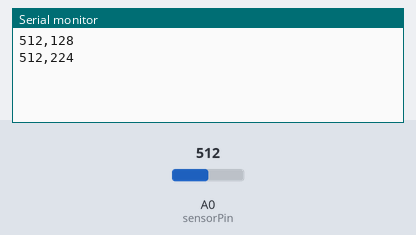
A sketch run on a simulated Arduino Uno, built with avr-gcc and run on an emulated ATmega328P. Parts: the last lines printed to the serial monitor. The inputs (shaded band) are chosen by the test bench; at power-on: A0 (sensorPin) = 512.

Above: at 1.8 s.
1.9 s: A0 (sensorPin) set to 716
At 2.8 s:
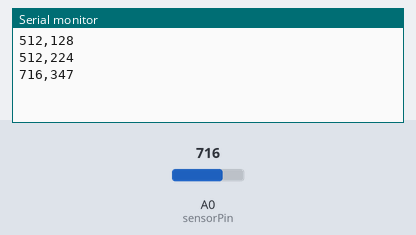
3.4 s: A0 (sensorPin) set to 900
At 4.8 s:
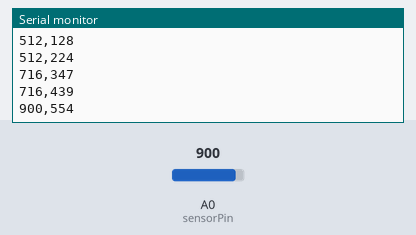
Timing chart, 0 to 6.4 s (numbered marks = the images above; inputs shaded):
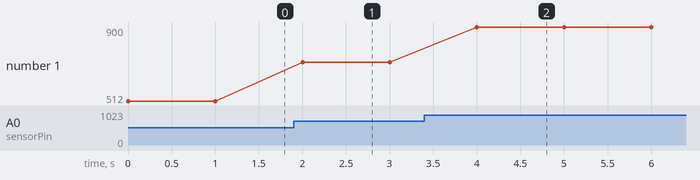

The sketch:

Arduino_code_for_measuring_heartbeat.ino
```cpp
/*                                                                             HEARTBEAT MEASURING DEVICE BY
                                                                                        MUBINUN AWAISU
                                                                                          6217000141
                                                                                SENSOR AND SENSING TECHNOLOGY                                                                                 */
#define PROCESSING_VISUALIZER 1
#define SERIAL_PLOTTER 2
int ledPin = 6;
int sensorPin = 0;
double alpha = 0.75;
int period = 20;
double change = 0.0;
//double minval = 0.0;
void setup ()
{
  Serial.begin (9600);
}
void loop ()
{
    static double oldValue = 0;
    static double oldChange = 0;

    int rawValue = analogRead(sensorPin);
    //double value = alpha * oldValue + (1 - alpha) * rawValue;
    int value = alpha * oldValue + (1 - alpha) * rawValue;
    static int outputType = PROCESSING_VISUALIZER ;

    Serial.print (rawValue);
    Serial.print (",");
    Serial.println (value);
    oldValue = value;

    delay (1000);
}
```

Measured:
- after the input at 1.9 s, the serial monitor: prints a new line after 0.10 s (image 1)
- after the input at 3.4 s, the serial monitor: prints a new line after 0.60 s (image 2)
- plotted number 1: 512 → 716 after the input at 1.9 s, 716 → 900 after the input at 3.4 s
